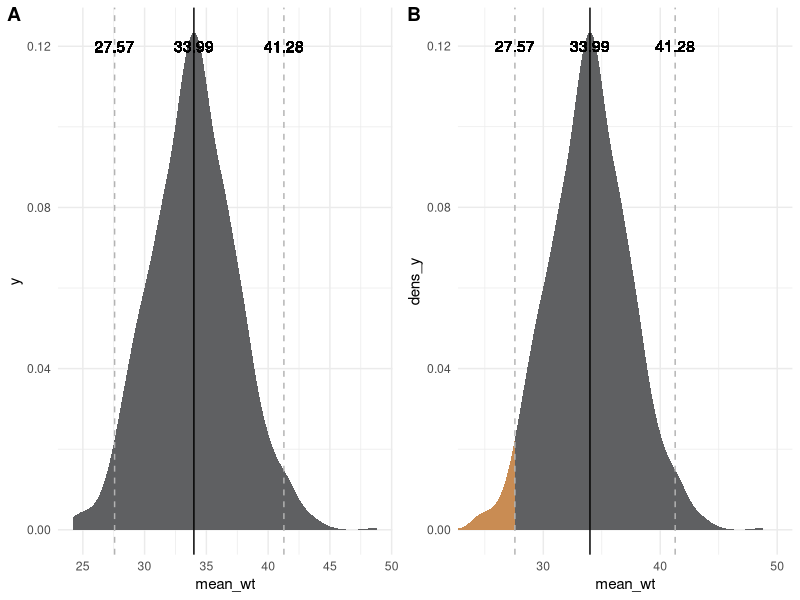

This chart was generated by the following R code:
## ---- chunk 1
library(tidyverse)
library(knitr)
library(kableExtra)

themeCols <- tibble(cols = c("grey", "orange", "green"),
                    hex = c("#5F6062", "#C98C53", "#C9DCB3"))

theme_set(theme_minimal())

## ---- chunk 2

set.seed(3405)
plotdta <- tibble(mean_wt = rnorm(1000, mean = 34, sd = 3.5),
       mean_pop = mean(mean_wt),
       q2.5 = quantile(mean_wt, probs = 0.025),
       q97.5 = quantile(mean_wt, probs = 0.975))

d <- tibble(dens_x = density(plotdta$mean_wt)$x,
       dens_y = density(plotdta$mean_wt)$y) 

p1 <- ggplot()+
  geom_density(data = plotdta,aes(mean_wt) , fill = themeCols$hex[1], colour = NA)+
  geom_vline(xintercept = plotdta$mean_pop, colour = "black")+
  geom_vline(xintercept = plotdta$q2.5, linetype = 2, colour = "grey70")+
  geom_vline(xintercept = plotdta$q97.5, linetype = 2, colour = "grey70")+
  annotate("text", x = plotdta$mean_pop, 
           y = 0.12, label = round(plotdta$mean_pop, 2))+
  annotate("text", x = plotdta$q2.5, 
           y = 0.12, label = round(plotdta$q2.5, 2))+
  annotate("text", x = plotdta$q97.5, 
           y = 0.12, label = round(plotdta$q97.5, 2))


p2 <- ggplot()+
  geom_density(data = plotdta,aes(mean_wt) , fill = themeCols$hex[1], colour = NA)+
  geom_area(data = d, aes(y = dens_y, x = ifelse(dens_x < plotdta$q2.5[1], dens_x, 0)), fill = themeCols$hex[2])+
  geom_vline(xintercept = plotdta$mean_pop, colour = "black")+
  geom_vline(xintercept = plotdta$q2.5, linetype = 2, colour = "grey70")+
  geom_vline(xintercept = plotdta$q97.5, linetype = 2, colour = "grey70")+
  annotate("text", x = plotdta$mean_pop, 
           y = 0.12, label = round(plotdta$mean_pop, 2))+
  annotate("text", x = plotdta$q2.5, 
           y = 0.12, label = round(plotdta$q2.5, 2))+
  annotate("text", x = plotdta$q97.5, 
           y = 0.12, label = round(plotdta$q97.5, 2))+
 coord_cartesian(xlim = c(24, 50))

  
ggpubr::ggarrange(p1, p2, labels = c("A", "B"))
  
  
  
